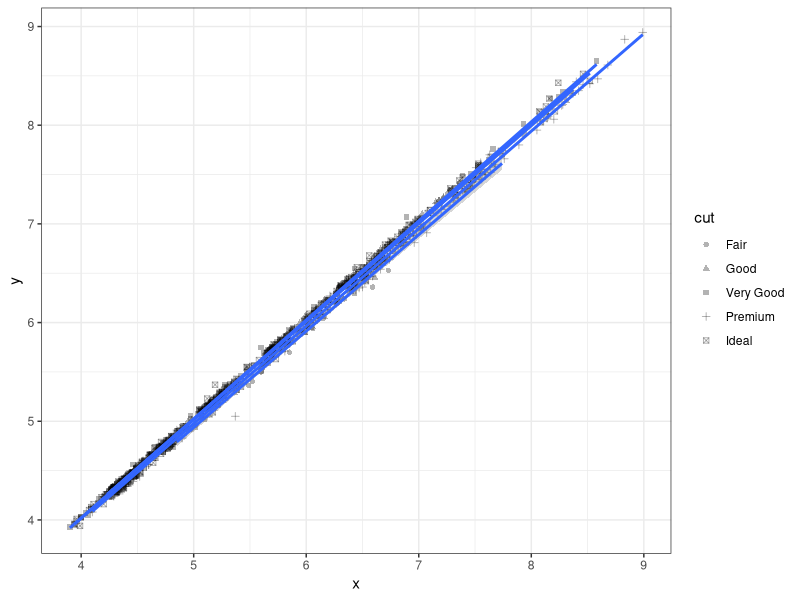
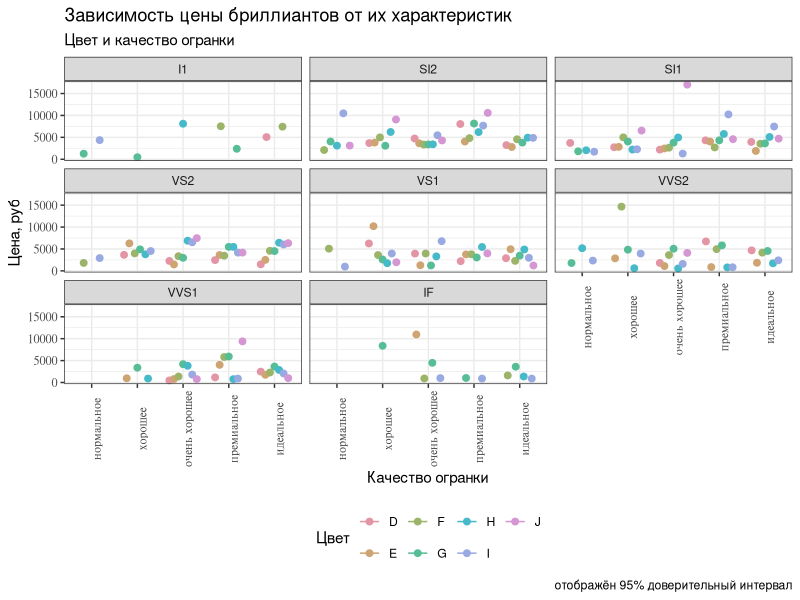
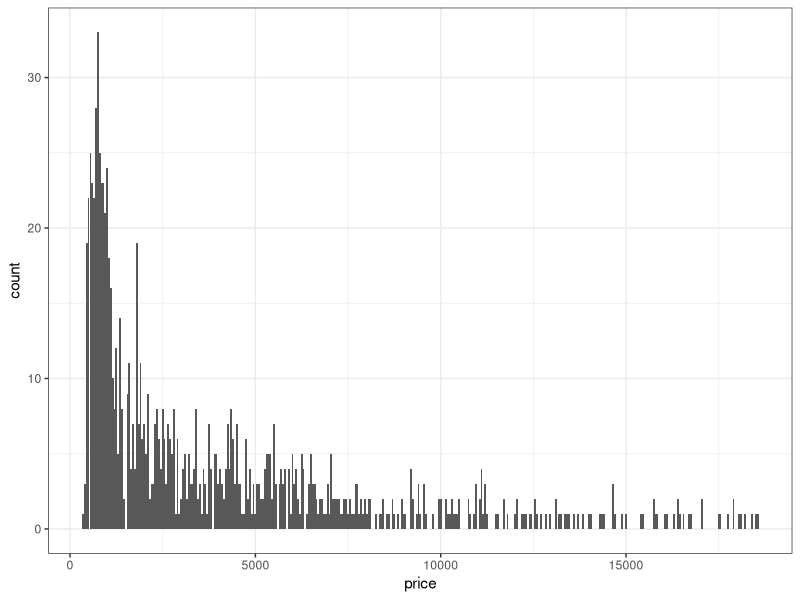
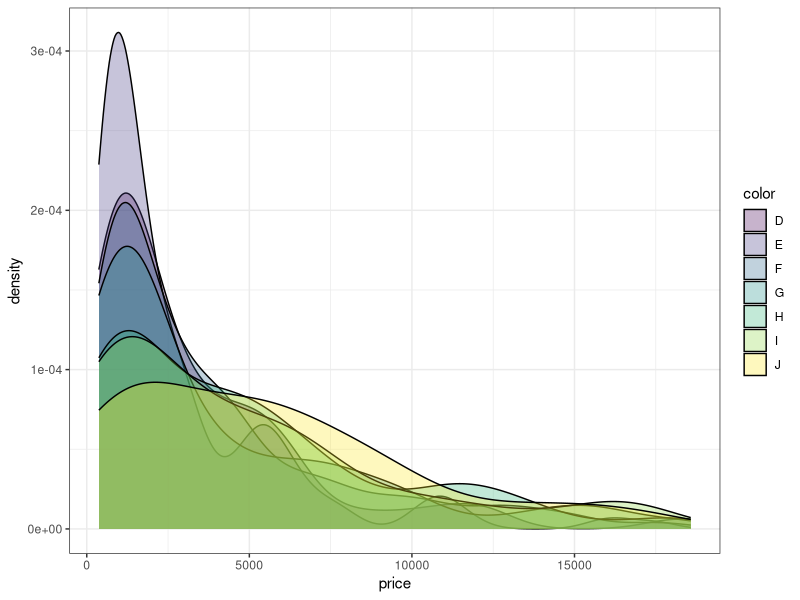
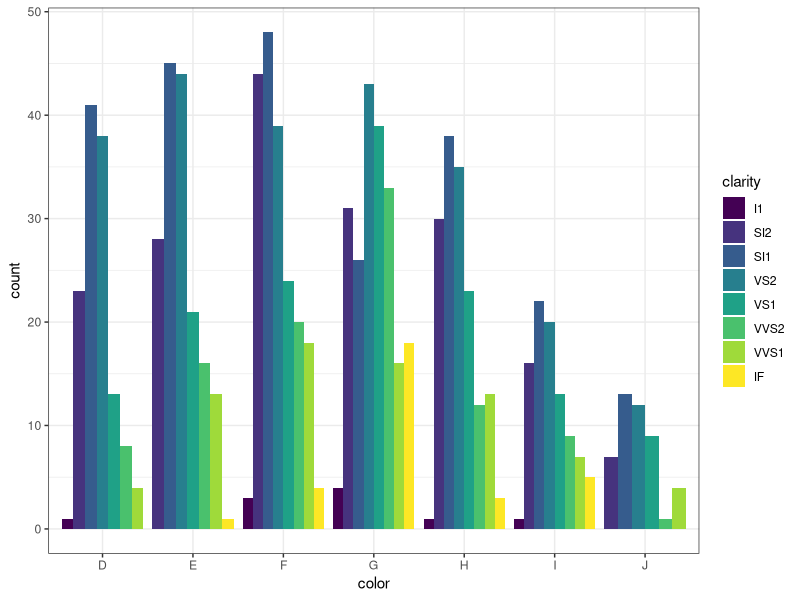
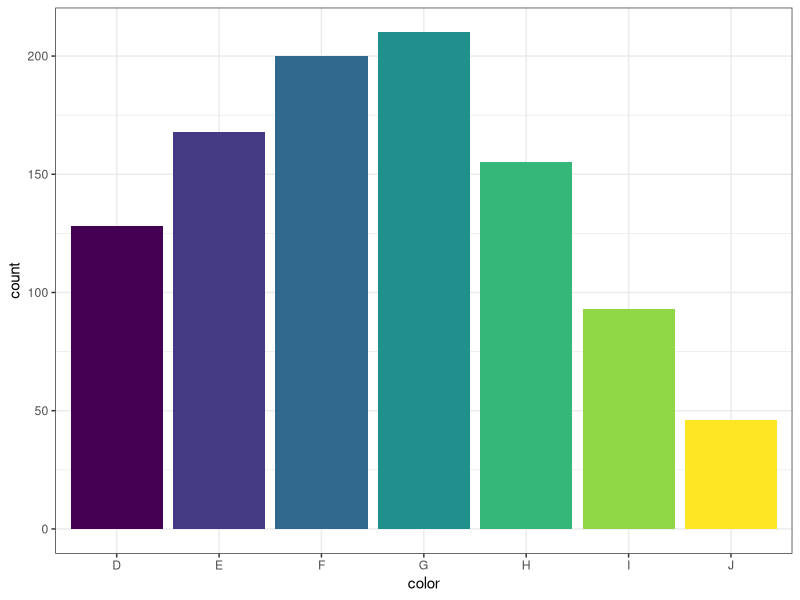
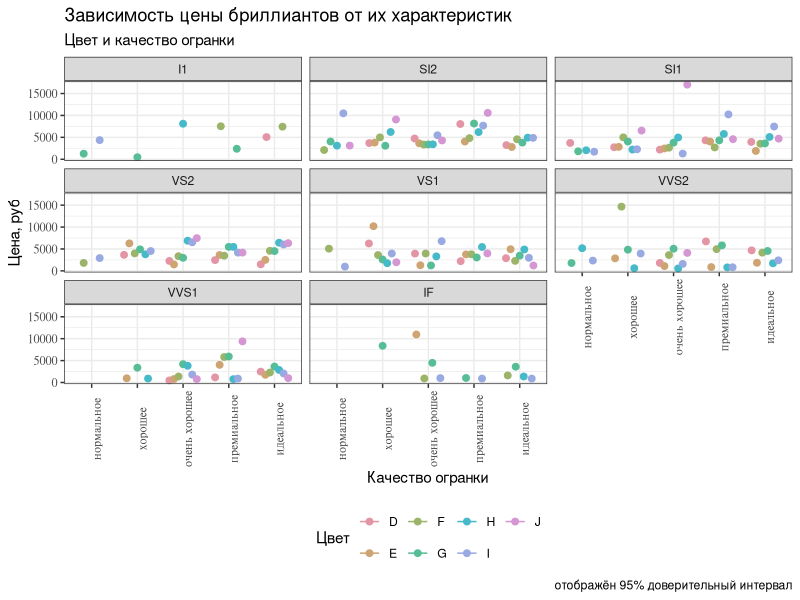

Generate these figures, in order, with R:
library(tidyverse)
theme_set(theme_bw())

str(diamonds)

set.seed(34)
diam <- diamonds %>% slice(sample(1:nrow(diamonds),
                                  1000, replace = FALSE))
summary(diam)

diam %>% 
  ggplot(aes(x = x,
             y = y,
             # color = cut,
             shape = cut)) +
  geom_point(alpha = .3) +
  geom_smooth(method = "lm")

# mean_cl_boot(diam$price)

pd <- position_dodge(.7)

diam %>% 
  ggplot(aes(x = cut,
             y = price,
             color = color
             )) +
  # stat_summary(fun = mean, geom = "line", group = 1) +
  stat_summary(fun = mean,
               geom = "point",
               position = pd,
               size = 2) +
  stat_summary(fun.data = mean_cl_boot, 
               geom = "errorbar",
               position = pd,
               width = .9) +
  facet_wrap(~ clarity) +
  # facet_grid(color ~ clarity) +
  # scale_color_manual(values = c("brown4", 
  #                               "chocolate4", 
  #                               "darkgoldenrod4",
  #                               "darkolivegreen4", 
  #                               "darkslategray4", 
  #                               "darkslateblue",
  #                               "deeppink4")) +
  scale_color_manual(
    values = colorspace::rainbow_hcl(diam$color %>%
                                       unique() %>% 
                                       length())
    ) +
  scale_x_discrete(labels = c(
    Fair = "нормальное",
    Good = "хорошее",
    `Very Good` = "очень хорошее",
    Premium = "премиальное",
    Ideal = "идеальное"
  )) +
  labs(x = "Качество огранки",
       y = "Цена, руб",
       color = "Цвет",
       title = "Зависимость цены бриллиантов от их характеристик",
       subtitle = "Цвет и качество огранки",
       caption = "отображён 95% доверительный интервал") +
  theme(legend.position = "bottom",
        axis.text = element_text(family = "Times"),
        axis.text.x = element_text(
          angle = 90
        ))

ggsave("graph.png", 
         width = 20, 
         height = 20,
         units = "cm", 
         dpi = "print")

# str(diam$clarity)

diam %>% 
  ggplot(aes(price)) +
  geom_histogram(binwidth = 50)

diam %>% 
  ggplot(aes(price, fill = color)) +
  geom_density(alpha = .3)

diam %>% 
  ggplot(aes(color, fill = clarity)) +
  geom_bar(position = position_dodge())


diam %>% 
  ggplot(aes(color, fill = color)) +
  geom_bar(position = position_dodge()) +
  guides(fill = "none")
